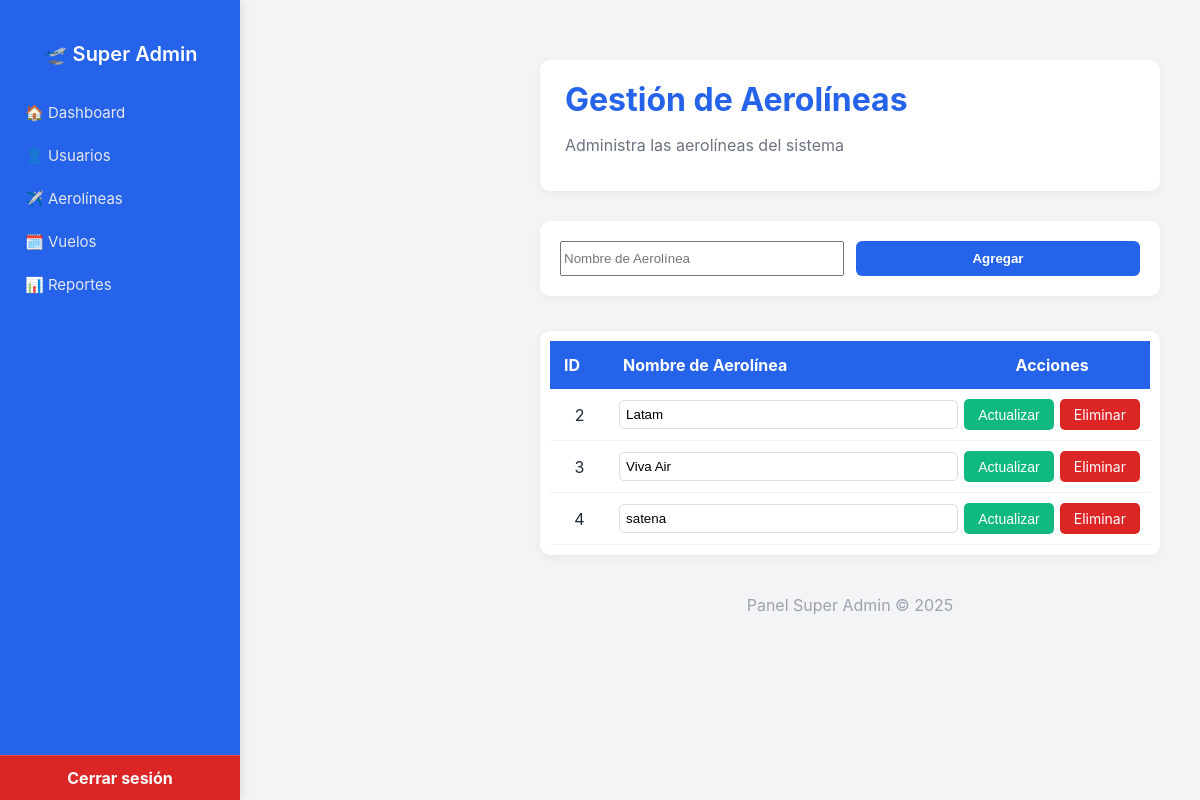
The page /vista/superadmin/aerolineas.php (signed in) on the database its author committed.
### tables this page shows
CREATE TABLE `tb_aerolinea` (
  `id_aerolinea` int(11) NOT NULL,
  `nombre_aerolinea` varchar(100) NOT NULL
);

### vista/superadmin/aerolineas.php (the view, shortened to what this page needs)
<?php include 'includes/header.php'; ?>
<?php include 'includes/conexion_super.php'; ?>
<?php
$result = $conexion->query("SELECT * FROM tb_aerolinea ORDER BY id_aerolinea ASC");
?>
<main>
<header style="background:#fff; border-radius:10px; padding:20px 25px; box-shadow:0 2px 8px rgba(0,0,0,0.05);">
    <h1 style="margin:0; color:#2563eb;">Gestión de Aerolíneas</h1>
    <p style="color:#6b7280;">Administra las aerolíneas del sistema</p>
</header>
<section style="margin-top:30px;">
    <form method="POST" style="background:#fff; padding:20px; border-radius:10px; box-shadow:0 2px 8px rgba(0,0,0,0.05); display:grid; grid-template-columns: repeat(auto-fit,minmax(250px,1fr)); gap:12px;">
        <input type="text" name="nombre_aerolinea" placeholder="Nombre de Aerolínea" required>
        <button type="submit" name="agregar" style="background:#2563eb;color:#fff;padding:10px;border:none;border-radius:6px;cursor:pointer;font-weight:600;">Agregar</button>
    </form>
</section>
<section style="margin-top:35px;">
    <div style="overflow-x:auto; background:#fff; border-radius:10px; box-shadow:0 3px 10px rgba(0,0,0,0.05); padding:10px;">
        <table style="width:100%; border-collapse:collapse; min-width:600px;">
            <thead style="background:#2563eb; color:#fff;">
                <tr>
                    <th style="padding:14px; text-align:left;">ID</th>
                    <th style="padding:14px; text-align:left;">Nombre de Aerolínea</th>
                    <th style="padding:14px; text-align:center;">Acciones</th>
                </tr>
            </thead>
            <tbody>
                <?php while ($row = $result->fetch_assoc()): ?>
                <tr style="border-bottom:1px solid #f1f1f1;">
                    <form method="POST">
                        <td style="padding:10px; text-align:center; width:10%;"><?= $row['id_aerolinea'] ?></td>
                        <td style="padding:10px; width:60%;">
                            <input type="text" name="nombre_aerolinea" value="<?= htmlspecialchars($row['nombre_aerolinea']) ?>" required
                                style="border:1px solid #ddd; border-radius:5px; padding:6px; width:100%;">
                        </td>
                        <td style="padding:10px; text-align:center; width:30%;">
                            <div style="display:flex; justify-content:center; gap:6px;">
                                <button name="editar"
                                    style="background:#10b981;color:#fff;border:none;padding:7px 14px;border-radius:5px;cursor:pointer;font-size:14px;">
                                    Actualizar
                                </button>
                                <a href="?eliminar=<?= $row['id_aerolinea'] ?>"
                                   onclick="return confirm('¿Eliminar esta aerolínea?')"
                                   style="background:#dc2626;color:#fff;padding:7px 14px;border-radius:5px;text-decoration:none;font-size:14px;">
                                   Eliminar
                                </a>
                            </div>
                        </td>
                    </form>
                </tr>
                <?php endwhile; ?>
            </tbody>
        </table>
    </div>
</section>
<footer style="text-align:center;margin-top:40px;color:#9ca3af;">Panel Super Admin © <?= date('Y') ?></footer>
</main>
<?php include 'includes/footer.php'; ?>

### vista/superadmin/includes/header.php (style rules this page uses)
:root { --color-primario: #2563eb; --color-blanco: #ffffff; --color-texto: #e5e7eb; --color-hover: rgba(255,255,255,0.15); --color-rojo: #dc2626; }
body { margin: 0; font-family: 'Inter', 'Segoe UI', sans-serif; background-color: #f3f4f6; color: #1f2937; display: flex; min-height: 100vh; }
main { flex: 1; margin-left: 240px; padding: 30px; }

### rows shown on the page
tb_aerolinea: id_aerolinea "2", nombre_aerolinea "Latam"
tb_aerolinea: id_aerolinea "3", nombre_aerolinea "Viva Air"
tb_aerolinea: id_aerolinea "4", nombre_aerolinea "satena"
